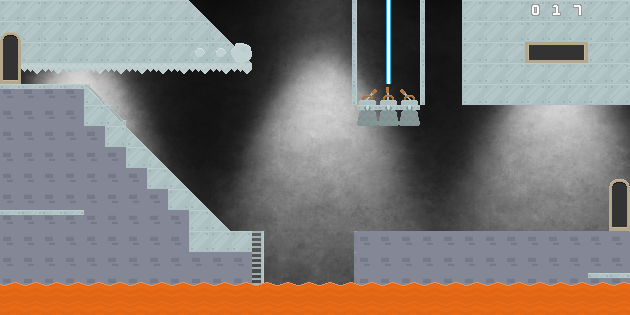

Tiled map render using the project's own tile images. Description and the whole map definition, tile-layer contents included, below:
An orthogonal 30x15 tile map with 21x21 px tiles, 6 tile layers (Capa de patrones 4, Capa de patrones 6, Capa de patrones 1, Capa de patrones 3, ...), 2 image layers.

<map version="1.2" tiledversion="1.3.5" orientation="orthogonal" renderorder="right-down" width="30" height="15" tilewidth="21" tileheight="21" infinite="0" nextlayerid="12" nextobjectid="5">
 <tileset firstgid="1" name="spritesheet" tilewidth="21" tileheight="21" spacing="2" margin="2" tilecount="900" columns="30">
  <image source="sprites.png" width="692" height="692" />
 </tileset>
 <imagelayer id="10" name="Capa de Imagen 1">
  <image source="FONDOS/iluminacion-pared-oscura_38810-2053.jpg" width="626" height="417" />
 </imagelayer>
 <imagelayer id="11" name="Copiar desde Capa de Imagen 1" offsetx="4.42761" offsety="0">
  <image source="FONDOS/iluminacion-pared-oscura_38810-2053.jpg" width="626" height="417" />
 </imagelayer>
 <layer id="7" name="Capa de patrones 4" width="30" height="15">
  <data encoding="csv">
737,737,737,737,737,737,737,737,737,740,0,0,0,0,0,0,0,0,0,0,0,0,737,737,737,737,737,737,737,737,
737,737,737,737,737,737,737,737,737,737,740,0,0,0,0,0,0,0,0,0,0,0,737,737,737,737,737,737,737,737,
0,737,737,737,737,737,737,737,737,737,737,740,0,0,0,0,0,0,0,0,0,0,737,737,737,737,737,737,737,737,
0,746,746,746,746,746,746,746,746,746,746,746,0,0,0,0,0,0,0,0,0,0,737,737,737,737,737,737,737,737,
0,0,0,0,0,0,0,0,0,0,0,0,0,0,0,0,0,0,0,0,0,0,737,737,737,737,737,737,737,737,
0,0,0,0,0,0,0,0,0,0,0,0,0,0,0,0,0,0,0,0,0,0,0,0,0,0,0,0,0,0,
0,0,0,0,0,0,0,0,0,0,0,0,0,0,0,0,0,0,0,0,0,0,0,0,0,0,0,0,0,0,
0,0,0,0,0,0,0,0,0,0,0,0,0,0,0,0,0,0,0,0,0,0,0,0,0,0,0,0,0,0,
0,0,0,0,0,0,0,0,0,0,0,0,0,0,0,0,0,0,0,0,0,0,0,0,0,0,0,0,0,0,
0,0,0,0,0,0,0,0,0,0,0,0,0,0,0,0,0,0,0,0,0,0,0,0,0,0,0,0,0,0,
0,0,0,0,0,0,0,0,0,0,0,0,0,0,0,0,0,0,0,0,0,0,0,0,0,0,0,0,0,0,
0,0,0,0,0,0,0,0,0,0,0,0,0,0,0,0,0,0,0,0,0,0,0,0,0,0,0,0,0,0,
0,0,0,0,0,0,0,0,0,0,0,0,0,0,0,0,0,0,0,0,0,0,0,0,0,0,0,0,0,0,
0,0,0,0,0,0,0,0,0,0,0,0,0,0,0,0,0,0,0,0,0,0,0,0,0,0,0,0,0,0,
0,0,0,0,0,0,0,0,0,0,0,0,0,0,0,0,0,0,0,0,0,0,0,0,0,0,0,0,0,0
</data>
 </layer>
 <layer id="9" name="Capa de patrones 6" width="30" height="15">
  <data encoding="csv">
0,0,0,0,0,0,0,0,0,0,0,0,0,0,0,0,0,0,0,0,0,0,0,0,0,435,436,465,0,0,
0,0,0,0,0,0,0,0,0,0,0,0,0,0,0,0,0,0,0,0,0,0,0,0,0,0,0,0,0,0,
0,0,0,0,0,0,0,0,0,0,0,0,0,0,0,0,0,0,0,0,0,0,0,0,0,2684355443,2684355413,1610613619,0,0,
0,0,0,0,0,0,0,0,0,0,0,0,0,0,0,0,0,0,0,0,0,0,0,0,0,0,0,0,0,0,
0,0,0,0,0,0,0,0,0,0,0,0,0,0,0,0,0,0,0,0,0,0,0,0,0,0,0,0,0,0,
0,0,0,0,0,0,0,0,0,0,0,0,0,0,0,0,0,0,0,0,0,0,0,0,0,0,0,0,0,0,
0,0,0,0,0,0,0,0,0,0,0,0,0,0,0,0,0,0,0,0,0,0,0,0,0,0,0,0,0,0,
0,0,0,0,0,0,0,0,0,0,0,0,0,0,0,0,0,0,0,0,0,0,0,0,0,0,0,0,0,0,
0,0,0,0,0,0,0,0,0,0,0,0,0,0,0,0,0,0,0,0,0,0,0,0,0,0,0,0,0,0,
0,0,0,0,0,0,0,0,0,0,0,0,0,0,0,0,0,0,0,0,0,0,0,0,0,0,0,0,0,0,
0,0,0,0,0,0,0,0,0,0,0,0,0,0,0,0,0,0,0,0,0,0,0,0,0,0,0,0,0,0,
0,0,0,0,0,0,0,0,0,0,0,0,0,0,0,0,0,0,0,0,0,0,0,0,0,0,0,0,0,0,
0,0,0,0,0,0,0,0,0,0,0,0,0,0,0,0,0,0,0,0,0,0,0,0,0,0,0,0,0,0,
0,0,0,0,0,0,0,0,0,0,0,0,0,0,0,0,0,0,0,0,0,0,0,0,0,0,0,0,0,0,
0,0,0,0,0,0,0,0,0,0,0,0,0,0,0,0,0,0,0,0,0,0,0,0,0,0,0,0,0,0
</data>
 </layer>
 <layer id="1" name="Capa de patrones 1" width="30" height="15">
  <data encoding="csv">
0,0,0,0,0,0,0,0,0,0,0,0,0,0,0,0,0,0,0,0,0,0,0,0,0,0,0,0,0,0,
0,0,0,0,0,0,0,0,0,0,0,0,0,0,0,0,0,0,0,0,0,0,0,0,0,0,0,0,0,0,
137,0,0,0,0,0,0,0,0,778,778,748,0,0,0,0,0,0,0,0,0,0,0,0,0,0,0,0,0,0,
138,0,0,0,0,0,0,0,0,0,0,0,0,0,0,0,0,0,0,0,0,0,0,0,0,0,0,0,0,0,
730,730,730,730,800,0,0,0,0,0,0,0,0,0,0,0,0,0,0,0,0,0,0,0,0,0,0,0,0,0,
730,730,730,730,338,800,0,0,0,0,0,0,0,0,0,0,0,0,0,0,0,0,0,0,0,0,0,0,0,0,
730,730,730,730,333,338,308,0,0,0,0,0,0,0,0,0,0,0,0,0,0,0,0,0,0,0,0,0,0,0,
730,730,730,730,333,335,338,308,0,0,0,0,0,0,0,0,0,0,0,0,0,0,0,0,0,0,0,0,0,0,
730,730,730,730,333,333,333,338,308,0,0,0,0,0,0,0,0,0,0,0,0,0,0,0,0,0,0,0,0,0,
730,730,730,730,333,333,333,333,338,308,0,0,0,0,0,0,0,0,0,0,0,0,0,0,0,0,0,0,0,137,
730,730,730,730,333,333,333,333,333,338,308,0,0,0,0,0,0,0,0,0,0,0,0,0,0,0,0,0,0,138,
730,730,730,730,730,730,730,730,730,730,730,730,0,0,0,0,0,730,730,730,730,730,730,730,730,730,730,730,730,730,
730,730,730,730,730,730,730,730,730,730,730,730,0,0,0,0,0,730,730,730,730,730,730,730,730,730,730,730,730,730,
730,730,730,730,730,730,730,730,730,730,730,730,0,0,0,0,0,730,730,730,730,730,730,730,730,730,730,730,730,730,
333,333,333,333,333,333,333,333,333,333,333,333,0,0,0,0,778,778,778,778,778,335,335,335,335,335,335,335,335,335
</data>
 </layer>
 <layer id="6" name="Capa de patrones 3" width="30" height="15">
  <data encoding="csv">
0,0,0,0,0,0,0,0,0,0,0,0,0,0,0,0,2684355361,0,866,0,1610613537,0,0,0,0,0,0,0,0,0,
823,0,0,0,0,0,0,0,0,0,0,0,0,0,0,0,2684355361,0,866,0,1610613537,0,0,0,0,0,0,0,0,0,
853,0,0,0,0,0,0,0,0,0,0,0,0,0,0,0,2684355361,0,866,0,1610613537,0,0,0,0,0,0,0,0,0,
883,0,0,0,0,0,0,0,0,0,0,0,0,0,0,0,2684355361,0,866,0,1610613537,0,0,0,0,0,0,0,0,0,
801,801,801,801,0,0,0,0,0,0,0,0,0,0,0,0,2684355361,251,252,253,1610613537,0,0,0,0,0,0,0,0,0,
0,0,0,0,0,0,0,0,0,0,0,0,0,0,0,0,0,801,801,801,0,0,0,0,0,0,0,0,0,0,
0,0,0,0,0,0,0,0,0,0,0,0,0,0,0,0,0,0,0,0,0,0,0,0,0,0,0,0,0,0,
0,0,0,0,0,0,0,0,0,0,0,0,0,0,0,0,0,0,0,0,0,0,0,0,0,0,0,0,0,0,
0,0,0,0,0,0,0,0,0,0,0,0,0,0,0,0,0,0,0,0,0,0,0,0,0,0,0,0,0,823,
0,0,0,0,0,0,0,0,0,0,0,0,0,0,0,0,0,0,0,0,0,0,0,0,0,0,0,0,0,853,
801,801,801,801,801,801,801,801,0,0,0,0,0,0,0,0,0,0,0,0,0,0,0,0,0,0,0,0,0,883,
0,0,0,0,0,0,0,0,0,0,0,0,2684355387,0,0,0,787,0,0,0,0,0,0,0,0,0,0,0,0,0,
0,0,0,0,0,0,0,0,0,0,0,0,2684355387,0,0,0,787,0,0,0,0,0,0,0,0,0,0,0,0,0,
0,0,0,0,0,0,0,0,0,0,0,0,2684355387,0,0,0,817,0,0,0,0,0,0,0,0,0,0,0,801,801,
0,0,0,0,0,0,0,0,0,0,0,0,0,0,0,0,0,0,0,0,0,0,0,0,0,0,0,0,0,0
</data>
 </layer>
 <layer id="8" name="Capa de patrones 5" width="30" height="15">
  <data encoding="csv">
0,0,0,0,0,0,0,0,0,0,0,0,0,0,0,0,0,0,0,0,0,0,0,0,0,0,0,0,0,0,
0,0,0,0,0,0,0,0,0,0,0,0,0,0,0,0,0,0,0,0,0,0,0,0,0,0,0,0,0,0,
0,0,0,0,0,0,0,0,0,0,0,0,0,0,0,0,0,0,0,0,0,0,0,0,0,0,0,0,0,0,
0,0,0,0,0,0,0,0,0,0,0,0,0,0,0,0,0,0,0,0,0,0,0,0,0,0,0,0,0,0,
0,0,0,0,0,0,0,0,0,0,0,0,0,0,0,0,0,0,0,0,0,0,0,0,0,0,0,0,0,0,
0,0,0,0,0,0,0,0,0,0,0,0,0,0,0,0,0,73,73,73,0,0,0,0,0,0,0,0,0,0,
0,0,0,0,0,0,0,0,0,0,0,0,0,0,0,0,0,0,0,0,0,0,0,0,0,0,0,0,0,0,
0,0,0,0,0,0,0,0,0,0,0,0,0,0,0,0,0,0,0,0,0,0,0,0,0,0,0,0,0,0,
0,0,0,0,0,0,0,0,0,0,0,0,0,0,0,0,0,0,0,0,0,0,0,0,0,0,0,0,0,0,
0,0,0,0,0,0,0,0,0,0,0,0,0,0,0,0,0,0,0,0,0,0,0,0,0,0,0,0,0,0,
0,0,0,0,0,0,0,0,0,0,0,0,0,0,0,0,0,0,0,0,0,0,0,0,0,0,0,0,0,0,
0,0,0,0,0,0,0,0,0,0,0,0,0,0,0,0,0,0,0,0,0,0,0,0,0,0,0,0,0,0,
0,0,0,0,0,0,0,0,0,0,0,0,0,0,0,0,0,0,0,0,0,0,0,0,0,0,0,0,0,0,
0,0,0,0,0,0,0,0,0,0,0,0,0,0,0,0,0,0,0,0,0,0,0,0,0,0,0,0,0,0,
0,0,0,0,0,0,0,0,0,0,0,0,0,0,0,0,0,0,0,0,0,0,0,0,0,0,0,0,0,0
</data>
 </layer>
 <layer id="2" name="daño" width="30" height="15">
  <data encoding="csv">
0,0,0,0,0,0,0,0,0,0,0,0,0,0,0,0,0,0,0,0,0,0,0,0,0,0,0,0,0,0,
0,0,0,0,0,0,0,0,0,0,0,0,0,0,0,0,0,0,0,0,0,0,0,0,0,0,0,0,0,0,
0,0,0,0,0,0,0,0,0,0,0,0,0,0,0,0,0,0,0,0,0,0,0,0,0,0,0,0,0,0,
0,0,0,0,0,0,0,0,0,0,0,0,0,0,0,0,0,0,0,0,0,0,0,0,0,0,0,0,0,0,
0,0,0,0,740,0,0,0,0,0,0,0,0,0,0,0,0,0,0,0,0,0,0,0,0,0,0,0,0,0,
0,0,0,0,737,740,0,0,0,0,0,0,0,0,0,0,0,0,0,0,0,0,0,0,0,0,0,0,0,0,
0,0,0,0,730,737,740,0,0,0,0,0,0,0,0,0,0,0,0,0,0,0,0,0,0,0,0,0,0,0,
0,0,0,0,730,730,737,740,0,0,0,0,0,0,0,0,0,0,0,0,0,0,0,0,0,0,0,0,0,0,
0,0,0,0,730,730,730,737,740,0,0,0,0,0,0,0,0,0,0,0,0,0,0,0,0,0,0,0,0,0,
0,0,0,0,730,730,730,730,737,740,0,0,0,0,0,0,0,0,0,0,0,0,0,0,0,0,0,0,0,0,
0,0,0,0,730,730,730,730,730,737,740,0,0,0,0,0,0,0,0,0,0,0,0,0,0,0,0,0,0,0,
0,0,0,0,0,0,0,0,0,737,737,737,0,0,0,0,0,0,0,0,0,0,0,0,0,0,0,0,0,0,
0,0,0,0,730,730,730,730,730,730,0,0,0,0,0,0,0,0,0,0,0,0,0,0,0,0,0,0,0,0,
14,14,14,14,14,14,14,14,14,14,14,14,14,14,14,14,14,14,14,14,14,14,14,14,14,14,14,14,14,14,
43,43,43,43,43,43,43,43,43,43,43,43,43,43,43,43,43,43,43,43,43,43,43,43,43,43,43,43,43,43
</data>
 </layer>
</map>
